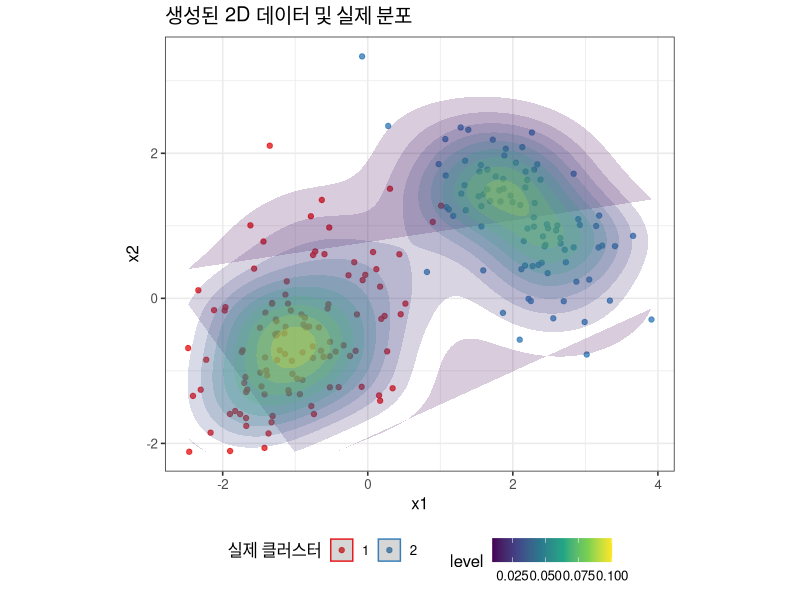
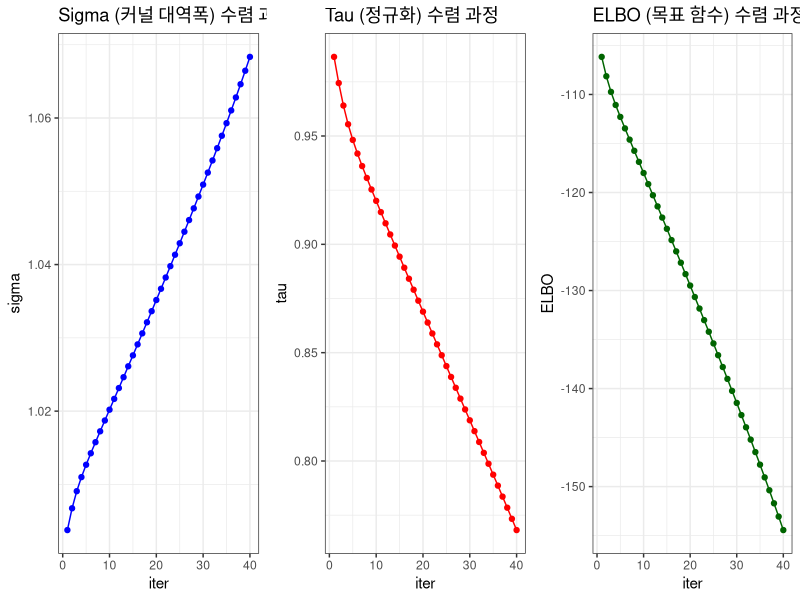
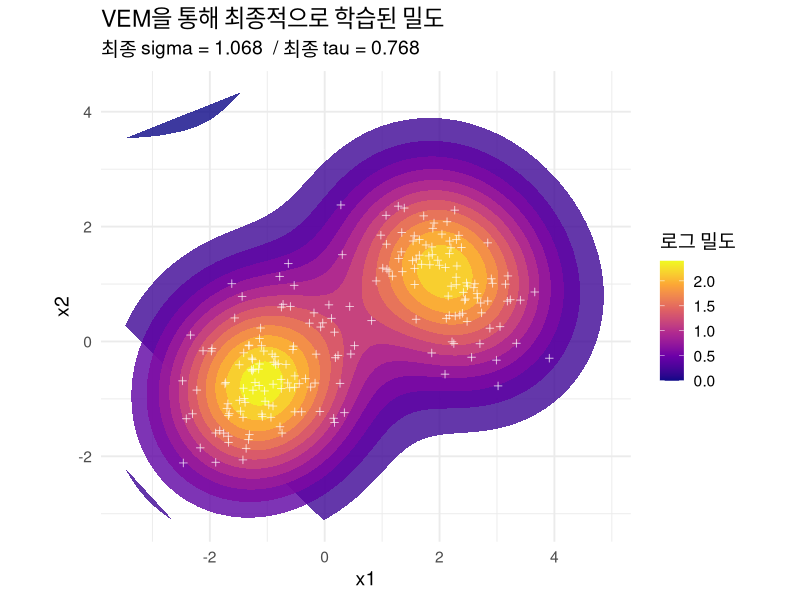

Here is the R script that generated these plots, in order:
## ---- chunk 1
# R 청크의 전역 옵션을 설정합니다.
knitr::opts_chunk$set(
  echo = TRUE,      # 코드를 출력에 포함
  message = FALSE,  # 메시지 출력 안 함
  warning = FALSE,  # 경고 출력 안 함
  fig.align = "center", # 그림을 중앙 정렬
  fig.width = 8,
  fig.height = 5,
  dpi = 200,        # 그림 해상도
  dev = "png"       # 그래픽 장치
)
# 재현성을 위해 시드 설정
set.seed(123)
## ---- chunk 2
library(mvtnorm)
library(ggplot2)
library(gridExtra)

n  <- 200 # 계산 속도를 위해 샘플 수 조정
pi <- c(0.55, 0.45)
mu <- list(c(-1, -0.5), c(2, 1.2))
S1 <- matrix(c(0.6, 0.3, 0.3, 0.8), 2, 2)
S2 <- matrix(c(0.5, -0.2, -0.2, 0.5), 2, 2)
z  <- rbinom(n, size = 1, prob = pi[2]) + 1
X_data <- matrix(NA, n, 2)
X_data[z==1,] <- rmvnorm(sum(z==1), mean = mu[[1]], sigma = S1)
X_data[z==2,] <- rmvnorm(sum(z==2), mean = mu[[2]], sigma = S2)
dat <- data.frame(x1 = X_data[,1], x2 = X_data[,2])

# 초기 데이터 분포 확인
ggplot(dat, aes(x1, x2)) +
  geom_point(alpha = 0.8, size = 1.5, aes(color = as.factor(z))) +
  stat_density_2d(aes(fill = after_stat(level)), geom = "polygon", alpha = 0.2) +
  scale_fill_viridis_c() +
  scale_color_brewer(palette = "Set1") +
  coord_equal() +
  labs(title = "생성된 2D 데이터 및 실제 분포", x = "x1", y = "x2", color = "실제 클러스터") +
  theme_bw(base_size = 12) + theme(legend.position = "bottom")
## ---- chunk 3
# 가우시안 RBF 커널 함수
rbf_kernel <- function(x, y, sigma) {
  exp(-sum((x - y)^2) / (2 * sigma^2))
}

# 커널의 x에 대한 그래디언트 (벡터 반환)
grad_x_rbf <- function(x, y, sigma) {
  -rbf_kernel(x, y, sigma) * (x - y) / sigma^2
}

# 커널의 x에 대한 라플라시안 (스칼라 반환)
lap_x_rbf <- function(x, y, sigma) {
  sq_dist <- sum((x - y)^2)
  d <- length(x)
  rbf_kernel(x, y, sigma) * (sq_dist / sigma^4 - d / sigma^2)
}

# --- M-단계의 sigma 업데이트를 위한 함수들 ---

# 커널의 sigma에 대한 그래디언트
grad_sigma_rbf <- function(x, y, sigma) {
  rbf_kernel(x, y, sigma) * sum((x-y)^2) / sigma^3
}

# 커널 그래디언트(grad_x_rbf)의 sigma에 대한 그래디언트
grad_sigma_grad_x_rbf <- function(x, y, sigma) {
  term1 <- grad_sigma_rbf(x, y, sigma) * (-(x-y)/sigma^2)
  term2 <- rbf_kernel(x, y, sigma) * (2*(x-y)/sigma^3)
  return(term1 + term2)
}

# 커널 라플라시안(lap_x_rbf)의 sigma에 대한 그래디언트
grad_sigma_lap_x_rbf <- function(x, y, sigma) {
  sq_dist <- sum((x - y)^2)
  d <- length(x)
  term1 <- grad_sigma_rbf(x,y,sigma) * (sq_dist / sigma^4 - d/sigma^2)
  term2 <- rbf_kernel(x,y,sigma) * (-4*sq_dist/sigma^5 + 2*d/sigma^3)
  return(term1 + term2)
}
## ---- chunk 4
# K_sigma 와 b_sigma 및 그 도함수들을 계산하는 함수
compute_derivatives <- function(X, basis, sigma) {
  n <- nrow(X)
  M <- nrow(basis)
  D <- ncol(X)
  
  # 결과를 저장할 행렬들 초기화
  K_sigma <- matrix(0, M, M)
  b_sigma <- numeric(M)
  dK_dsigma <- matrix(0, M, M) # K_sigma의 sigma에 대한 도함수
  db_dsigma <- numeric(M)   # b_sigma의 sigma에 대한 도함수
  
  # 각 데이터 포인트에 대해 루프
  for (i in 1:n) {
    # 현 데이터 포인트 x_i에 대한 Jacobian 및 그 도함수 계산
    J_i <- matrix(0, D, M)         # J_i(j,k) = d(phi_k(x_i))/d(x_j)
    dJ_dsigma_i <- matrix(0, D, M) # d(J_i)/d(sigma)
    H_i_row <- numeric(M)          # 라플라시안 값들
    dH_dsigma_i_row <- numeric(M)  # 라플라시안의 sigma 도함수 값들
    
    for (j in 1:M) {
      J_i[, j] <- grad_x_rbf(X[i, ], basis[j, ], sigma)
      dJ_dsigma_i[, j] <- grad_sigma_grad_x_rbf(X[i, ], basis[j, ], sigma)
      H_i_row[j] <- lap_x_rbf(X[i, ], basis[j, ], sigma)
      dH_dsigma_i_row[j] <- grad_sigma_lap_x_rbf(X[i, ], basis[j, ], sigma)
    }
    
    # K_sigma 와 b_sigma 업데이트 (오류 수정된 부분)
    # J_i는 D x M 행렬, t(J_i)는 M x D 행렬. t(J_i) %*% J_i 는 M x M 행렬이 됨.
    K_sigma <- K_sigma + t(J_i) %*% J_i
    b_sigma <- b_sigma - H_i_row
    
    # 도함수 행렬 업데이트 (Product Rule 적용)
    dK_dsigma <- dK_dsigma + (t(dJ_dsigma_i) %*% J_i + t(J_i) %*% dJ_dsigma_i)
    db_dsigma <- db_dsigma - dH_dsigma_i_row
  }
  
  # 샘플 수 n으로 나누어 평균 계산
  return(list(
    K = K_sigma / n,
    b = b_sigma / n,
    dK_dsigma = dK_dsigma / n,
    db_dsigma = db_dsigma / n
  ))
}


# VEM 알고리즘 주 함수
run_vem <- function(X_data, basis_pts, n_iters = 50, lr_sigma = 0.01) {
  
  M <- nrow(basis_pts)
  
  # 1. 하이퍼파라미터 초기화
  sigma <- 1.0
  tau2 <- 1.0 # tau의 제곱으로 관리
  beta <- 1.0
  
  history <- data.frame(iter = 1:n_iters, elbo = NA, sigma = NA, tau = NA, beta = NA)
  
  cat("VEM 알고리즘 시작...\n")
  for (iter in 1:n_iters) {
    # --- M-단계 준비: 필요한 모든 도함수 계산 ---
    derivs <- compute_derivatives(X_data, basis_pts, sigma)
    K_sigma <- derivs$K
    b_sigma <- derivs$b
    
    # --- E-단계: m, S 업데이트 ---
    S <- solve(beta * K_sigma + (1/tau2) * diag(M))
    m <- beta * S %*% b_sigma
    
    # --- M-단계: 하이퍼파라미터 업데이트 ---
    
    # 1. tau 업데이트 (정규화 강도 자동 조절)
    tau2 <- (sum(diag(S)) + sum(m^2)) / M
    
    # 2. beta 업데이트 (모델 신뢰도 자동 조절)
    #numerator <- 2 * t(b_sigma) %*% m
    #denominator <- sum(diag(K_sigma %*% S)) + t(m) %*% K_sigma %*% m
    #beta <- as.numeric(numerator / denominator)
    # 1. 먼저 예측 오차의 기댓값 E[J(w)]를 계산합니다.
    expected_error <- 0.5 * (sum(diag(K_sigma %*% S)) + t(m) %*% K_sigma %*% m) - t(b_sigma) %*% m
    
    # 2. beta를 기댓값의 역수로 업데이트합니다. (오차가 0이 되는 경우 방지)
    beta <- 1 / max(expected_error, 1e-6) 
    # 3. sigma 업데이트 (경사 상승법)
    # ELBO의 sigma에 대한 그래디언트 계산
    grad_L_sigma <- -0.5 * beta * (sum(diag(derivs$dK_dsigma %*% S)) + t(m) %*% derivs$dK_dsigma %*% m) +
                    beta * t(derivs$db_dsigma) %*% m
    
    sigma <- sigma + lr_sigma * grad_L_sigma
    sigma <- max(sigma, 0.01) # sigma가 음수가 되지 않도록 방지
    
    # --- 모니터링: ELBO 계산 ---
    log_det_S <- determinant(S, logarithm = TRUE)$modulus[1]
    elbo <- -0.5*beta*(sum(diag(K_sigma %*% S)) + t(m)%*%K_sigma%*%m) + 
            beta * t(b_sigma)%*%m - 
            0.5/tau2 * (sum(diag(S)) + sum(m^2)) + 0.5*log_det_S
    
    history[iter, ] <- c(iter, elbo, sigma, sqrt(tau2), beta)
    if (iter %% 10 == 0) cat(sprintf("  Iter %d: ELBO=%.2f, sigma=%.3f, tau=%.3f\n", iter, elbo, sigma, sqrt(tau2)))
  }
  cat("VEM 알고리즘 종료.\n")
  
  return(list(m = m, S = S, final_params = c(sigma, sqrt(tau2), beta), history = history))
}

# 기저점(basis points)으로 데이터 포인트를 그대로 사용
basis_pts <- X_data
# VEM 실행
vem_results <- run_vem(X_data, basis_pts, n_iters = 40, lr_sigma = 0.001)

# 최종 학습된 하이퍼파라미터 출력
print("최종 하이퍼파라미터 (sigma, tau, beta):")
print(vem_results$final_params)
## ---- chunk 5
# 1. 하이퍼파라미터 및 ELBO 수렴 과정 시각화
history <- vem_results$history
p1 <- ggplot(history, aes(x = iter, y = sigma)) + geom_line(color="blue") + geom_point(color="blue") + labs(title = "Sigma (커널 대역폭) 수렴 과정", y = "sigma") + theme_bw()
p2 <- ggplot(history, aes(x = iter, y = tau)) + geom_line(color="red") + geom_point(color="red") + labs(title = "Tau (정규화) 수렴 과정", y = "tau") + theme_bw()
p3 <- ggplot(history, aes(x = iter, y = elbo)) + geom_line(color="darkgreen") + geom_point(color="darkgreen") + labs(title = "ELBO (목표 함수) 수렴 과정", y = "ELBO") + theme_bw()

grid.arrange(p1, p2, p3, ncol = 3)

# 2. 최종 추정된 밀도 플롯
# 평가용 그리드 생성
grid_range <- apply(X_data, 2, function(x) range(x) + c(-1, 1))
x1_grid <- seq(grid_range[1,1], grid_range[2,1], length.out = 80)
x2_grid <- seq(grid_range[1,2], grid_range[2,2], length.out = 80)
eval_grid <- expand.grid(x1 = x1_grid, x2 = x2_grid)

# 그리드 각 점에서 f(x) 값 계산 (로그 밀도에 비례)
final_m <- vem_results$m
final_sigma <- vem_results$final_params[1]
log_density_vals <- apply(eval_grid, 1, function(x_eval) {
  phi_x <- sapply(1:nrow(basis_pts), function(j) rbf_kernel(x_eval, basis_pts[j,], final_sigma))
  sum(final_m * phi_x)
})

eval_grid$log_density <- log_density_vals

# 최종 밀도 시각화
ggplot() +
  stat_contour(data = eval_grid, aes(x = x1, y = x2, z = log_density, fill = ..level..), geom = "polygon", alpha=0.8) +
  geom_point(data = dat, aes(x = x1, y = x2), alpha = 0.7, size = 1.5, shape=3, color="white") +
  scale_fill_viridis_c(option = "plasma") +
  coord_equal(xlim = grid_range[,1], ylim = grid_range[,2]) +
  labs(title = "VEM을 통해 최종적으로 학습된 밀도",
       subtitle = paste("최종 sigma =", round(final_sigma, 3), " / 최종 tau =", round(vem_results$final_params[2], 3)),
       x = "x1", y = "x2", fill = "로그 밀도") +
  theme_minimal(base_size = 14)

